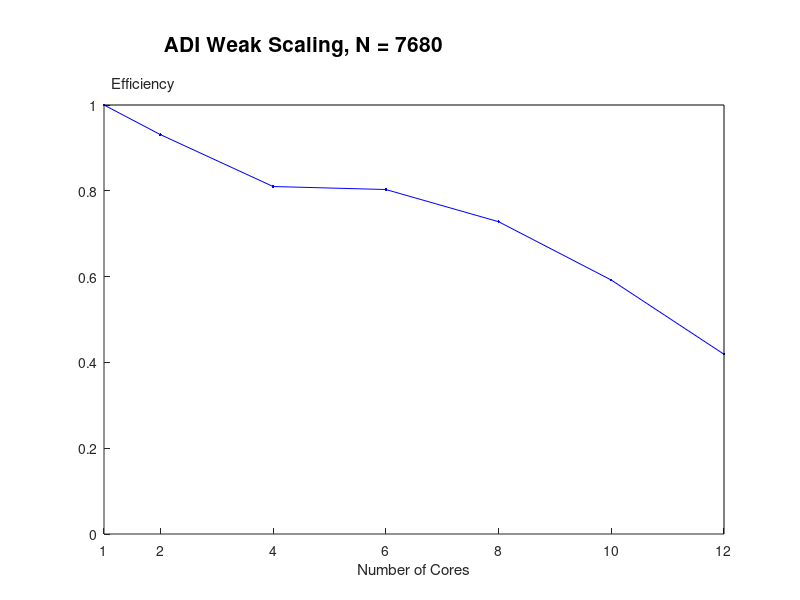

Write MATLAB code to recreate this figure.
clear;
top = 1;
bottom = 0;
right = 12;
left = 1;

cores = [1 2 4 6 8 10 12];

efficiency = [1.000 0.931 0.810 0.803 0.728 0.592 0.419];

hold on;

plot(cores,efficiency,'-b.');

xlim([1 12]);
ylim([0 1]);
set(gca,'XTick',[1 2 4 6 8 10 12])

line([1 12],[1 1],'Color',[0.0 0.0 0.0]);
line([12 12],[1 0],'Color',[0.0 0.0 0.0]);

hold off;

% legh = legend([h3 h2 h1],'AVX + ILP','AVX',...
%                   'Scalar','Location','SouthEast');
% vertOffset = (top - bottom)*0.02;
% set(legh,'Position',get(legh,'Position') + [0 vertOffset 0 0]);

xlabel('Number of Cores');
ylabel('Efficiency');
set(get(gca,'YLabel'),'Rotation',0);
ylabh = get(gca,'YLabel');
vertOffset = (top - bottom)*0.53;
horzOffset = (right - left)*0.12;
set(ylabh,'Position',get(ylabh,'Position') + [horzOffset vertOffset 0]);

set(gca,'Position',get(gca,'Position') - [0 0 0 0.1]);
h = title('ADI Weak Scaling, N = 7680','FontSize', 15);
vertOffset = (top - bottom)*0.08;
horzOffset = (right - left)*-0.178;
set(h,'Position',get(h,'Position') + [horzOffset vertOffset 0]);

set(gcf,'color','w');